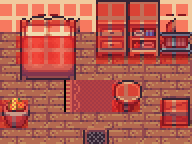

Rendered tile map (Tiled .tmx) drawn with the repository's tilesets; below, a short description and the full map source, tile grids included:
An orthogonal 12x9 tile map with 16x16 px tiles, 6 tile layers (Floor, Walls, Furniture, Decor, ...), 4 tilesets and 7 objects (2x spot, exit, entrance, rest, center, ...).

<map version="1.10" tiledversion="1.11.0" orientation="orthogonal" renderorder="right-down" width="12" height="9" tilewidth="16" tileheight="16" infinite="0" nextlayerid="8" nextobjectid="8">
 <tileset firstgid="1" source="../6_floors.tsx" />
 <tileset firstgid="253" source="../indoors-tileset.tsx" />
 <tileset firstgid="693" source="../4_buildings.tsx" />
 <tileset firstgid="1269" source="../Collisions.tsx" />
 <layer id="1" name="Floor" width="12" height="9">
  <data encoding="csv">
0,0,0,0,0,0,0,0,0,0,0,0,
0,0,0,0,0,0,0,0,0,0,0,0,
75,58,41,39,76,59,57,40,77,75,58,41,
39,76,59,57,40,77,75,58,41,39,76,59,
57,40,77,75,58,41,39,76,59,57,40,77,
75,58,41,39,188,189,190,191,77,75,58,41,
39,76,59,57,206,207,208,209,41,39,76,59,
57,40,77,75,58,41,39,76,59,57,40,77,
75,58,41,39,76,59,57,40,77,75,58,41
</data>
 </layer>
 <layer id="2" name="Walls" width="12" height="9">
  <data encoding="csv">
981,982,983,984,981,982,983,984,981,982,983,984,
1005,1006,1010,1005,1006,1010,1005,1006,1010,1005,1006,1010,
0,0,0,0,0,0,0,0,0,0,0,0,
0,0,0,0,0,0,0,0,0,0,0,0,
0,0,0,0,0,0,0,0,0,0,0,0,
0,0,0,0,0,0,0,0,0,0,0,0,
0,0,0,0,0,0,0,0,0,0,0,0,
0,0,0,0,0,0,0,0,0,0,0,0,
0,0,0,0,0,0,0,0,0,0,0,0
</data>
 </layer>
 <layer id="3" name="Furniture" width="12" height="9">
  <data encoding="csv">
0,0,0,0,0,0,413,414,415,416,0,0,
0,495,496,497,498,0,433,434,435,436,0,0,
0,515,516,517,518,0,453,454,455,456,665,666,
0,535,536,537,538,0,473,474,475,476,685,686,
0,555,556,557,558,0,0,0,0,0,0,0,
0,0,0,0,0,0,0,591,592,0,0,0,
309,310,0,0,0,0,0,611,612,0,265,266,
329,330,0,0,0,0,0,0,0,0,285,286,
0,0,0,0,0,0,0,0,0,0,0,0
</data>
 </layer>
 <layer id="4" name="Decor" width="12" height="9">
  <data encoding="csv">
0,0,0,0,0,0,0,0,0,0,0,0,
0,0,0,0,0,0,0,0,0,0,0,0,
0,0,0,0,0,0,0,0,0,0,0,0,
0,0,0,0,0,0,0,0,0,0,0,0,
0,0,0,0,0,0,0,0,0,0,0,0,
0,0,0,0,0,0,0,0,0,0,0,0,
0,0,0,0,0,0,0,0,0,0,0,0,
0,0,0,0,0,0,0,0,0,0,0,0,
0,0,0,0,0,653,654,0,0,0,0,0
</data>
 </layer>
 <layer id="5" name="Foreground" width="12" height="9">
  <data encoding="csv">
0,0,0,0,0,0,0,0,0,0,0,0,
0,0,0,0,0,0,0,0,0,0,0,0,
0,0,0,0,0,0,0,0,0,0,0,0,
0,0,0,0,0,0,0,0,0,0,0,0,
0,0,0,0,0,0,0,0,0,0,0,0,
0,0,0,0,0,0,0,0,0,0,0,0,
0,0,0,0,0,0,0,0,0,0,0,0,
0,0,0,0,0,0,0,0,0,0,0,0,
0,0,0,0,0,0,0,0,0,0,0,0
</data>
 </layer>
 <layer id="6" name="Collisions" width="12" height="9" opacity="0.4">
  <data encoding="csv">
1269,1269,1269,1269,1269,1269,1269,1269,1269,1269,1269,1269,
1269,1269,1269,1269,1269,1269,1269,1269,1269,1269,1269,1269,
0,1269,1269,1269,1269,0,1269,1269,1269,1269,1269,1269,
0,1269,1269,1269,1269,0,1269,1269,1269,1269,1269,1269,
0,0,0,0,0,0,0,0,0,0,0,0,
0,0,0,0,0,0,0,1269,1269,0,0,0,
1269,1269,0,0,0,0,0,1269,1269,0,1269,1269,
1269,1269,0,0,0,0,0,0,0,0,1269,1269,
0,0,0,0,0,0,0,0,0,0,0,0
</data>
 </layer>
 <objectgroup id="7" name="Points">
  <object id="1" name="exit" type="exit" x="80" y="128" width="32" height="16" />
  <object id="2" name="entrance" type="entrance" x="88" y="114">
   <point />
  </object>
  <object id="3" name="bed" type="spot" x="32" y="68">
   <point />
  </object>
  <object id="4" name="rest" type="rest" x="40" y="82">
   <point />
  </object>
  <object id="5" name="table" type="spot" x="92" y="96">
   <point />
  </object>
  <object id="6" name="center" type="center" x="80" y="80">
   <point />
  </object>
  <object id="7" name="stove" type="light" x="176" y="48">
   <point />
  </object>
 </objectgroup>
</map>
